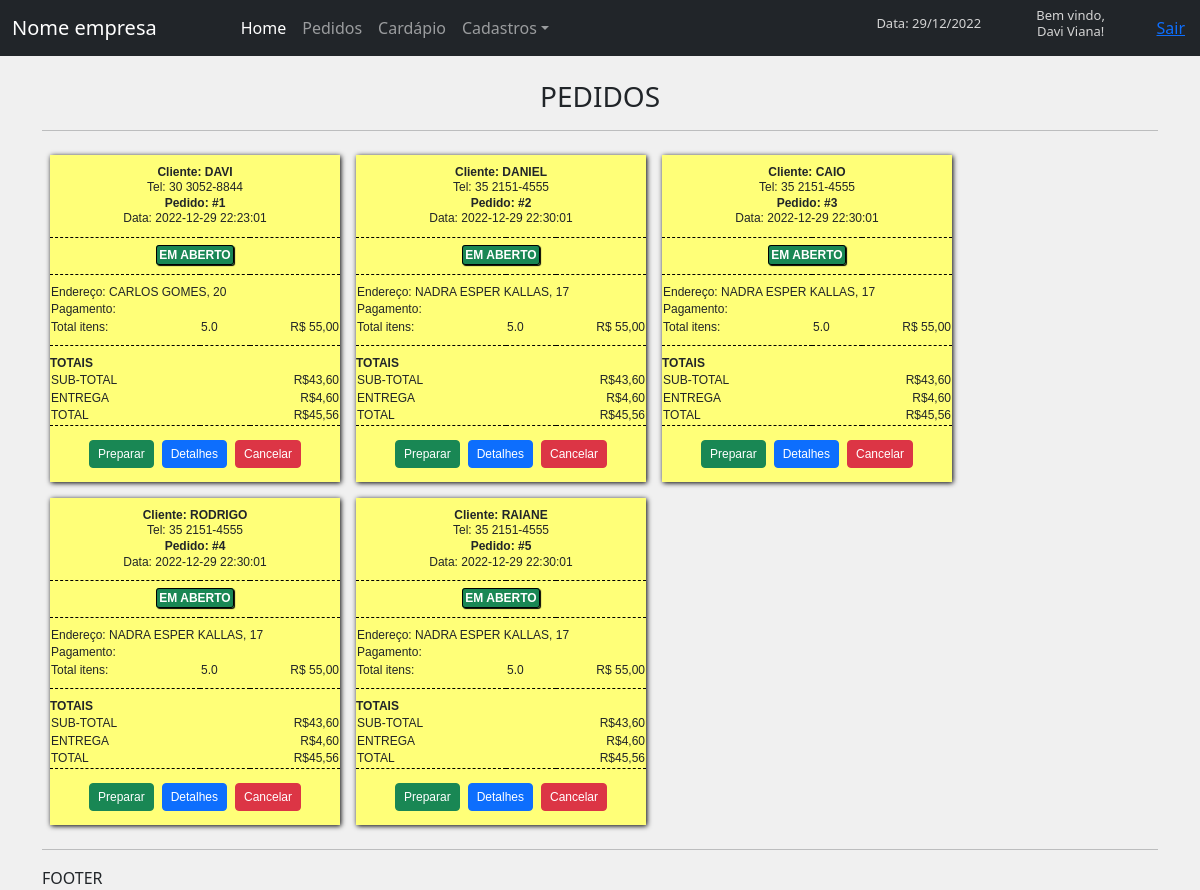
Page /painel/pedidos (signed in) on the committed database.
### app/__init__.py (models this page shows, shortened)
class users(UserMixin, db.Model):
    id = db.Column(db.Integer, primary_key=True, autoincrement=True)
    user = db.Column(db.String(10))
    name = db.Column(db.String(50))
    email = db.Column(db.String(100))
    password = db.Column(db.String(200))
    dt_create = db.Column(db.DATETIME)
    situation = db.Column(db.String(1))

class pedidos(UserMixin, db.Model):
    id = db.Column(db.Integer, primary_key=True, autoincrement=True)
    name_client = db.Column(db.String(100))
    items = db.Column(db.String(100))
    address = db.Column(db.String(100))
    tel = db.Column(db.String(200))
    order_time = db.Column(db.DATETIME)
    situation = db.Column(db.String(1))

### app/panel.py (the view)
@bp.route('/pedidos', methods=['POST', 'GET'])
@login_required
def pedidos_():
    if request.method == 'POST':
        pass
    name_company = "Nome empresa"
    date = datetime.now().strftime('Data: %d/%m/%Y')
    user = current_user.name
    all_pedidos = pedidos.query.filter_by(situation='A').all()
    return render_template('panel/pedidos.html', name_company=name_company, date=date, user=user, all_pedidos=all_pedidos)

### app/__init__.py (called while the page is built)
@login_manager.user_loader
def get(user):
    return users.query.get(user)

### app/templates/panel/pedidos.html
{% extends 'panel/home.html' %}
{% block panel %}
<br>
<h3 style="text-align: center;">PEDIDOS</h3>
<hr>
<div class="panel-order">
    {% for pedido in all_pedidos %}
    <table class="printer-ticket m-2">
        <thead>
            <tr>
                <th colspan="3">
                    <b>Cliente: {{ pedido.name_client }}</b> <br>
                    Tel: {{ pedido.tel }} <br>
                    <b>Pedido: #{{ pedido.id }}</b> <br>
                    Data: {{ pedido.order_time }}
                </th>
            </tr>
            <tr>
                <th class="ttu" colspan="3">
                    <b class="situacao bg-success">Em aberto</b>
                </th>
            </tr>
        </thead>
        <tbody>
            <tr class="top">
                <td colspan="3">Endereço: {{ pedido.address }}</td>
            </tr>
            <tr>
                <td colspan="3">Pagamento:</td>
            </tr>
            <tr>
                <td>Total itens:</td>
                <td>5.0</td>
                <td>R$ 55,00</td>
            </tr>
        </tbody>
        <tfoot>
            <tr class="sup ttu p--0">
                <td colspan="3">
                    <b>Totais</b>
                </td>
            </tr>
            <tr class="ttu">
                <td colspan="2">Sub-total</td>
                <td align="right">R$43,60</td>
            </tr>
            <tr class="ttu">
                <td colspan="2">Entrega</td>
                <td align="right">R$4,60</td>
            </tr>
            <tr class="ttu">
                <td colspan="2">Total</td>
                <td align="right">R$45,56</td>
            </tr>
            <tr class="sup">
                <td colspan="3" align="center">
                    <div class="d-flex justify-content-center">
                        <a href="#" class="btn btn-success btn-sm m-1">Preparar</a>
                        <button type="button" class="btn btn-primary btn-sm m-1" data-bs-toggle="modal"
                            data-bs-target="#{{ pedido.id }}">Detalhes</button>
                        <a href="#" class="btn btn-danger btn-sm m-1">Cancelar</a>
                    </div>
                </td>
            </tr>
        </tfoot>
    </table>
    {% endfor %}
</div>
{% endblock %}

### app/templates/panel/home.html (shortened to what this page needs)
{% extends 'layout.html' %}
{% block content %}
<header>
    <nav class="navbar navbar-expand-lg navbar-dark bg-dark">
        <div class="container-fluid">
            <a class="navbar-brand" href="" style="padding-right: 60px; text-align: center;">{{ name_company }}</a>
            <div class="collapse navbar-collapse" id="navbarSupportedContent">
                <ul class="navbar-nav me-auto mb-2 mb-lg-0">
                    <li class="nav-item">
                        <a class="nav-link active" aria-current="page" href="{{url_for('panel.home')}}">Home</a>
                    </li>
                    <li class="nav-item">
                        <a class="nav-link" href="{{url_for('panel.pedidos_')}}">Pedidos</a>
                    </li>
                    <li class="nav-item">
                        <a class="nav-link" href="{{url_for('panel.cardapio')}}">Cardápio</a>
                    </li>
                    <li class="nav-item dropdown">
                        <a class="nav-link dropdown-toggle" href="#" id="navbarDropdown" role="button"
                            data-bs-toggle="dropdown" aria-expanded="false">Cadastros</a>
                    </li>
                </ul>
            </div>
        </div>
        <h6 style="width: 200px; color: rgb(212, 212, 212); text-align: center; font-size: 13px;">{{date}}</h6>
        <h6 style="width: 200px; color: rgb(212, 212, 212); text-align: center; font-size: 13px;">Bem
            vindo,<br> {{user}}!</h6>
        <a style="margin: 0px 15px;" href="/auth/logout" role="button">Sair</a>
    </nav>
</header>
<main class="container">
    {% block panel %}{% endblock %}
    <hr>
</main>
<footer class="container">
    FOOTER
</footer>
{% endblock %}

### app/templates/layout.html (shortened to what this page needs)
<!DOCTYPE html>
<html lang="en">
<head>
    <link href="https://cdn.jsdelivr.net/npm/bootstrap@5.3.0-alpha1/dist/css/bootstrap.min.css" rel="stylesheet"
>
    <link rel="stylesheet" href="{{ url_for('static', filename='/css/style.css') }}">
</head>
<body style="background-color: rgb(240, 240, 240);">
    {% block content %}{% endblock %}
</body>
</html>

### app/static/css/style.css (style rules this page uses)
.panel-order { display: flex; flex-direction: row; flex-wrap: wrap; justify-content: flex-start; align-items: center; }
.ttu { text-transform: uppercase; }
.ttu .situacao { color: rgb(255, 255, 255); padding: 2px; border: 1px solid rgb(0, 0, 0); border-radius: 3px; box-shadow: 1px 1px 1px rgb(0, 0, 0); }
.printer-ticket { padding: 10px; margin-left: auto; margin-right: auto; background: rgb(255, 255, 120); box-shadow: 1px 1px 5px rgba(0, 0, 0); display: table !important; width: 100%; max-width: 290px; font-weight: light; line-height: 1.3em; }
.printer-ticket, .printer-ticket * { font-family: Tahoma, Geneva, sans-serif; font-size: 12px; }
.printer-ticket th:nth-child(2), .printer-ticket td:nth-child(2) { width: 50px; }
.printer-ticket th:nth-child(3), .printer-ticket td:nth-child(3) { width: 90px; text-align: right; }
.printer-ticket th { font-weight: inherit; padding: 10px 0; text-align: center; border-bottom: 1px dashed rgb(0, 0, 0); }
.printer-ticket tbody tr:last-child td { padding-bottom: 10px; }
.printer-ticket tfoot .sup td { padding: 10px 0; border-top: 1px dashed rgb(0, 0, 0); }
.printer-ticket tfoot .sup.p--0 td { padding-bottom: 0; }
.printer-ticket .top td { padding-top: 10px; }

### rows in the picture
users: name "Davi Viana"
pedidos: name_client "DAVI", tel "30 3052-8844", id "1", order_time "2022-12-29 22:23:01", address "CARLOS GOMES, 20"
pedidos: name_client "DANIEL", tel "35 2151-4555", id "2", order_time "2022-12-29 22:30:01", address "NADRA ESPER KALLAS, 17"
pedidos: name_client "CAIO", tel "35 2151-4555", id "3", order_time "2022-12-29 22:30:01", address "NADRA ESPER KALLAS, 17"
pedidos: name_client "RODRIGO", tel "35 2151-4555", id "4", order_time "2022-12-29 22:30:01", address "NADRA ESPER KALLAS, 17"
pedidos: name_client "RAIANE", tel "35 2151-4555", id "5", order_time "2022-12-29 22:30:01", address "NADRA ESPER KALLAS, 17"

### other values in the picture
{{ name_company }} "Nome empresa"
